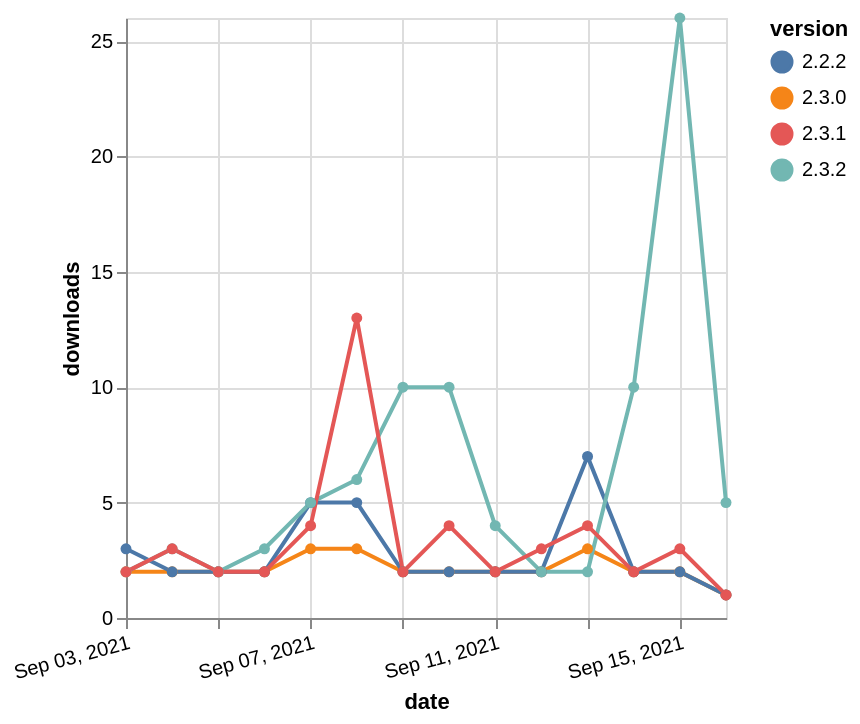

Write the Vega-Lite specification saved for this chart.
### Vega-Lite specification from a JSON file in a GitHub repository (floating-point values rounded to 4 significant figures)
{"$schema": "https://vega.github.io/schema/vega-lite/v5.json", "description": "A simple bar chart with embedded data.", "data": {"values": [{"date": "2021-09-03", "total": 1926, "delta": 2, "version": "2.3.0"}, {"date": "2021-09-04", "total": 1928, "delta": 2, "version": "2.3.0"}, {"date": "2021-09-05", "total": 1930, "delta": 2, "version": "2.3.0"}, {"date": "2021-09-06", "total": 1932, "delta": 2, "version": "2.3.0"}, {"date": "2021-09-07", "total": 1935, "delta": 3, "version": "2.3.0"}, {"date": "2021-09-08", "total": 1938, "delta": 3, "version": "2.3.0"}, {"date": "2021-09-09", "total": 1940, "delta": 2, "version": "2.3.0"}, {"date": "2021-09-10", "total": 1942, "delta": 2, "version": "2.3.0"}, {"date": "2021-09-11", "total": 1944, "delta": 2, "version": "2.3.0"}, {"date": "2021-09-12", "total": 1946, "delta": 2, "version": "2.3.0"}, {"date": "2021-09-13", "total": 1949, "delta": 3, "version": "2.3.0"}, {"date": "2021-09-14", "total": 1951, "delta": 2, "version": "2.3.0"}, {"date": "2021-09-15", "total": 1953, "delta": 2, "version": "2.3.0"}, {"date": "2021-09-16", "total": 1954, "delta": 1, "version": "2.3.0"}, {"date": "2021-09-03", "total": 4163, "delta": 3, "version": "2.2.2"}, {"date": "2021-09-04", "total": 4165, "delta": 2, "version": "2.2.2"}, {"date": "2021-09-05", "total": 4167, "delta": 2, "version": "2.2.2"}, {"date": "2021-09-06", "total": 4169, "delta": 2, "version": "2.2.2"}, {"date": "2021-09-07", "total": 4174, "delta": 5, "version": "2.2.2"}, {"date": "2021-09-08", "total": 4179, "delta": 5, "version": "2.2.2"}, {"date": "2021-09-09", "total": 4181, "delta": 2, "version": "2.2.2"}, {"date": "2021-09-10", "total": 4183, "delta": 2, "version": "2.2.2"}, {"date": "2021-09-11", "total": 4185, "delta": 2, "version": "2.2.2"}, {"date": "2021-09-12", "total": 4187, "delta": 2, "version": "2.2.2"}, {"date": "2021-09-13", "total": 4194, "delta": 7, "version": "2.2.2"}, {"date": "2021-09-14", "total": 4196, "delta": 2, "version": "2.2.2"}, {"date": "2021-09-15", "total": 4198, "delta": 2, "version": "2.2.2"}, {"date": "2021-09-16", "total": 4199, "delta": 1, "version": "2.2.2"}, {"date": "2021-09-03", "total": 847, "delta": 2, "version": "2.3.2"}, {"date": "2021-09-04", "total": 850, "delta": 3, "version": "2.3.2"}, {"date": "2021-09-05", "total": 852, "delta": 2, "version": "2.3.2"}, {"date": "2021-09-06", "total": 855, "delta": 3, "version": "2.3.2"}, {"date": "2021-09-07", "total": 860, "delta": 5, "version": "2.3.2"}, {"date": "2021-09-08", "total": 866, "delta": 6, "version": "2.3.2"}, {"date": "2021-09-09", "total": 876, "delta": 10, "version": "2.3.2"}, {"date": "2021-09-10", "total": 886, "delta": 10, "version": "2.3.2"}, {"date": "2021-09-11", "total": 890, "delta": 4, "version": "2.3.2"}, {"date": "2021-09-12", "total": 892, "delta": 2, "version": "2.3.2"}, {"date": "2021-09-13", "total": 894, "delta": 2, "version": "2.3.2"}, {"date": "2021-09-14", "total": 904, "delta": 10, "version": "2.3.2"}, {"date": "2021-09-15", "total": 930, "delta": 26, "version": "2.3.2"}, {"date": "2021-09-16", "total": 935, "delta": 5, "version": "2.3.2"}, {"date": "2021-09-03", "total": 16305, "delta": 2, "version": "2.3.1"}, {"date": "2021-09-04", "total": 16308, "delta": 3, "version": "2.3.1"}, {"date": "2021-09-05", "total": 16310, "delta": 2, "version": "2.3.1"}, {"date": "2021-09-06", "total": 16312, "delta": 2, "version": "2.3.1"}, {"date": "2021-09-07", "total": 16316, "delta": 4, "version": "2.3.1"}, {"date": "2021-09-08", "total": 16329, "delta": 13, "version": "2.3.1"}, {"date": "2021-09-09", "total": 16331, "delta": 2, "version": "2.3.1"}, {"date": "2021-09-10", "total": 16335, "delta": 4, "version": "2.3.1"}, {"date": "2021-09-11", "total": 16337, "delta": 2, "version": "2.3.1"}, {"date": "2021-09-12", "total": 16340, "delta": 3, "version": "2.3.1"}, {"date": "2021-09-13", "total": 16344, "delta": 4, "version": "2.3.1"}, {"date": "2021-09-14", "total": 16346, "delta": 2, "version": "2.3.1"}, {"date": "2021-09-15", "total": 16349, "delta": 3, "version": "2.3.1"}, {"date": "2021-09-16", "total": 16350, "delta": 1, "version": "2.3.1"}]}, "width": "container", "mark": {"type": "line", "point": {"filled": true}}, "encoding": {"x": {"field": "date", "type": "temporal", "timeUnit": "yearmonthdate", "title": "date", "axis": {"labelAngle": -15}}, "y": {"field": "delta", "type": "quantitative", "title": "downloads"}, "color": {"field": "version", "type": "nominal"}, "tooltip": {"field": "delta"}}}
